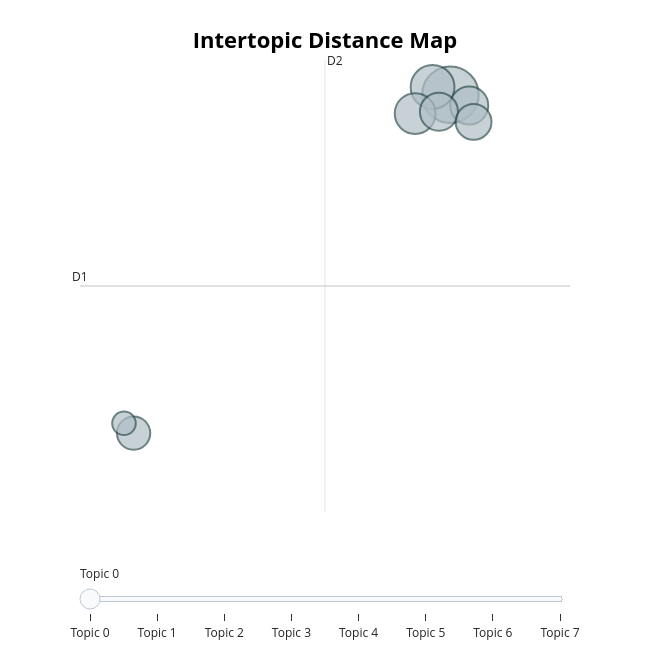

Here is the notebook cell this chart was saved with:
### Markdown cell above
# Visualize the topic space

Two views worth knowing:

- **Intertopic distance map** (`visualize_topics`) — each circle is a topic, sized by
  the number of docs assigned. Topics close together in the map are semantically
  similar; widely-separated topics are well-distinguished. Outliers in the gaps
  between clusters are a clue that the model is finding *real* but loose structure.
- **Topic similarity heatmap** (`visualize_heatmap`) — pairwise cosine similarity
  between topic embeddings. Helpful when two topics are almost-but-not-quite the same.

Coherence vs diversity (slide 20):
- **Coherence** — do the words inside a topic actually go together? (high c-TF-IDF
  scores cluster.)
- **Diversity** — are the topics distinct from each other? (low off-diagonal in the
  heatmap.)

### Code cell
# Inline if running interactively. The same chart is also dumped to
# output/topic_visualization.html by src/topic_model.py.
topic_model.visualize_topics()

### Figure 1 — Plotly figure (JSON) as saved in the notebook; plotly's stock layout.template omitted (floating-point values rounded to 4 significant figures)
{"data": [{"customdata": [[0, "fog | moments | life | weather | just", 75], [1, "music | vibes | musical_note | listen | musical_notes", 45], [2, "water | open | open water | swimming | cold", 39], [3, "space | rocket | spacex | astronauts | new", 34], [4, "home | creating | art | design | terracotta", 34], [5, "high | rail | speed | high speed | speed rail", 30], [6, "cats | cat | kitty | feline | purr", 26], [7, "主人与小猫之间的爱是双向的你用心呵护它的同时也会回报以忠诚和快乐陪伴two_hearts 宠物们总是能给人带来惊喜比如发现自家的小窝里藏着一只神秘的布偶玩具这不仅让小猫有了新的游戏伙伴也给主人带来了小小的愉悦感wrapped_gift | 宠物们总是能给人带来惊喜比如发现自家的小窝里藏着一只神秘的布偶玩具这不仅让小猫有了新的游戏伙伴也给主人带来了小小的愉悦感wrapped_gift | 猫咪们的爪子不仅锋利能抓老鼠还能在家中发挥多才多艺的作用呢比如清理家具表面的小角落让家居环境更整洁paw_prints 猫咪们总是能找到自己最喜欢的小窝从高高的窗台上到柔软的毛毯上每个地方都有它们的理由house_with_garden | 猫咪们的笑容虽然没有人类那么频繁但是一旦展现在你面前时那种满足和幸福的感觉会让你觉得一切都值得了smiling_face_with_smiling_eyes | 猫咪们的笑容虽然没有人类那么频繁但是一旦展现在你面前时那种满足和幸福的感觉会让你觉得一切都值得了smiling_face_with_smiling_eyes 猫咪在家庭中的重要性往往被低估了它们不光是宠物更是家庭成员之一为家人带来无尽的欢乐和陪伴women_holding_hands", 13]], "hovertemplate": "<b>Topic %{customdata[0]}</b><br>%{customdata[1]}<br>Size: %{customdata[2]}", "legendgroup": "", "marker": {"color": "#B0BEC5", "line": {"color": "DarkSlateGrey", "width": 2}, "size": [75, 45, 39, 34, 34, 30, 26, 13], "sizemode": "area", "sizeref": 0.04688, "symbol": "circle"}, "mode": "markers", "name": "", "orientation": "v", "showlegend": false, "type": "scatter", "x": [20.99, 20.39, 19.8, 21.63, 20.61, 21.78, 10.26, 9.934], "xaxis": "x", "y": [-6.237, -5.978, -6.863, -6.596, -6.8, -7.14, -17.49, -17.16], "yaxis": "y"}], "layout": {"annotations": [{"showarrow": false, "text": "D1", "x": 8.444, "y": -12.59, "yshift": 10}, {"showarrow": false, "text": "D2", "x": 16.75, "xshift": 10, "y": -5.082}], "height": 650, "hoverlabel": {"bgcolor": "white", "font": {"family": "Rockwell", "size": 16}}, "legend": {"itemsizing": "constant", "tracegroupgap": 0}, "margin": {"t": 60}, "shapes": [{"line": {"color": "#CFD8DC", "width": 2}, "type": "line", "x0": 16.75, "x1": 16.75, "y0": -20.11, "y1": -5.082}, {"line": {"color": "#9E9E9E", "width": 2}, "type": "line", "x0": 8.444, "x1": 25.05, "y0": -12.59, "y1": -12.59}], "sliders": [{"active": 0, "pad": {"t": 50}, "steps": [{"args": [{"marker.color": [["red", "#B0BEC5", "#B0BEC5", "#B0BEC5", "#B0BEC5", "#B0BEC5", "#B0BEC5", "#B0BEC5"]]}], "label": "Topic 0", "method": "update"}, {"args": [{"marker.color": [["#B0BEC5", "red", "#B0BEC5", "#B0BEC5", "#B0BEC5", "#B0BEC5", "#B0BEC5", "#B0BEC5"]]}], "label": "Topic 1", "method": "update"}, {"args": [{"marker.color": [["#B0BEC5", "#B0BEC5", "red", "#B0BEC5", "#B0BEC5", "#B0BEC5", "#B0BEC5", "#B0BEC5"]]}], "label": "Topic 2", "method": "update"}, {"args": [{"marker.color": [["#B0BEC5", "#B0BEC5", "#B0BEC5", "red", "#B0BEC5", "#B0BEC5", "#B0BEC5", "#B0BEC5"]]}], "label": "Topic 3", "method": "update"}, {"args": [{"marker.color": [["#B0BEC5", "#B0BEC5", "#B0BEC5", "#B0BEC5", "red", "#B0BEC5", "#B0BEC5", "#B0BEC5"]]}], "label": "Topic 4", "method": "update"}, {"args": [{"marker.color": [["#B0BEC5", "#B0BEC5", "#B0BEC5", "#B0BEC5", "#B0BEC5", "red", "#B0BEC5", "#B0BEC5"]]}], "label": "Topic 5", "method": "update"}, {"args": [{"marker.color": [["#B0BEC5", "#B0BEC5", "#B0BEC5", "#B0BEC5", "#B0BEC5", "#B0BEC5", "red", "#B0BEC5"]]}], "label": "Topic 6", "method": "update"}, {"args": [{"marker.color": [["#B0BEC5", "#B0BEC5", "#B0BEC5", "#B0BEC5", "#B0BEC5", "#B0BEC5", "#B0BEC5", "red"]]}], "label": "Topic 7", "method": "update"}]}], "title": {"font": {"color": "Black", "size": 22}, "text": "<b>Intertopic Distance Map</b>", "x": 0.5, "xanchor": "center", "y": 0.95, "yanchor": "top"}, "width": 650, "xaxis": {"anchor": "y", "domain": [0, 1], "range": [8.444, 25.05], "title": {"text": ""}, "visible": false}, "yaxis": {"anchor": "x", "domain": [0, 1], "range": [-20.11, -5.082], "title": {"text": ""}, "visible": false}}}
